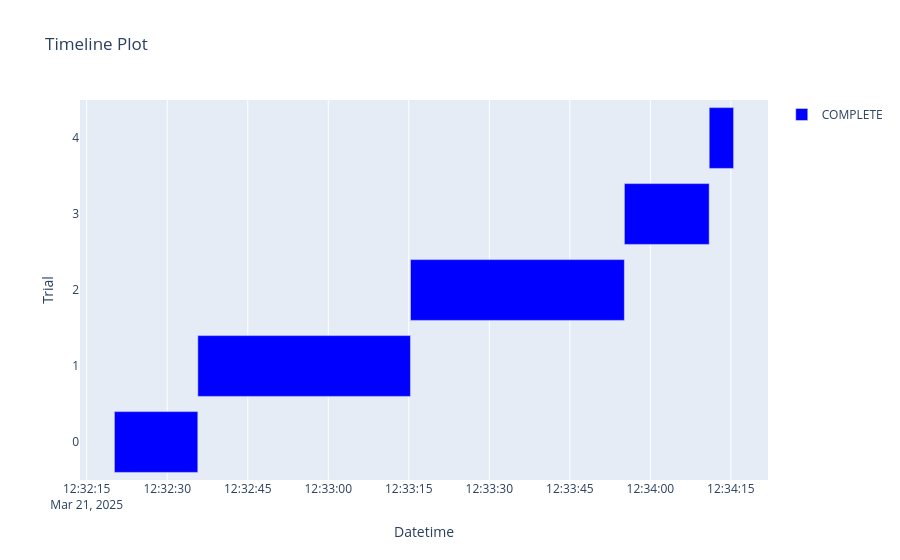

The code cell stored with this chart in its notebook:
### Code cell
fig_timeline = optuna.visualization.plot_timeline(studyNN)
show(fig_timeline)

### Figure 1 — Plotly figure (JSON) as saved in the notebook; plotly's stock layout.template omitted (floating-point values rounded to 4 significant figures)
{"data": [{"base": ["2025-03-21T12:32:20.160361", "2025-03-21T12:32:35.699390", "2025-03-21T12:33:15.313720", "2025-03-21T12:33:55.160023", "2025-03-21T12:34:10.960031"], "hovertemplate": "%{text}<extra>COMPLETE</extra>", "marker": {"color": "blue"}, "name": "COMPLETE", "orientation": "h", "text": ["{<br>  \"number\": 0,<br>  \"values\": [<br>    0.014335024170577526<br>  ],<br>  \"params\": {<br>    \"hid_size_1\": 350,<br>    \"hid_size_2\": 200,<br>    \"hid_size_3\": 90,<br>    \"slope\": 0.4337571092905082,<br>    \"lr\": 0.053622061731279556,<br>    \"epo\": 230<br>  }<br>}", "{<br>  \"number\": 1,<br>  \"values\": [<br>    0.01633673533797264<br>  ],<br>  \"params\": {<br>    \"hid_size_1\": 850,<br>    \"hid_size_2\": 250,<br>    \"hid_size_3\": 230,<br>    \"slope\": 0.0038560713283951045,<br>    \"lr\": 0.0018983144123217283,<br>    \"epo\": 440<br>  }<br>}", "{<br>  \"number\": 2,<br>  \"values\": [<br>    0.014356303960084915<br>  ],<br>  \"params\": {<br>    \"hid_size_1\": 900,<br>    \"hid_size_2\": 150,<br>    \"hid_size_3\": 100,<br>    \"slope\": 0.004134715457646751,<br>    \"lr\": 5.9624867594064235e-05,<br>    \"epo\": 500<br>  }<br>}", "{<br>  \"number\": 3,<br>  \"values\": [<br>    0.011940831318497658<br>  ],<br>  \"params\": {<br>    \"hid_size_1\": 600,<br>    \"hid_size_2\": 50,<br>    \"hid_size_3\": 160,<br>    \"slope\": 0.3557243619953436,<br>    \"lr\": 0.00023997856209137907,<br>    \"epo\": 240<br>  }<br>}", "{<br>  \"number\": 4,<br>  \"values\": [<br>    0.01873314380645752<br>  ],<br>  \"params\": {<br>    \"hid_size_1\": 650,<br>    \"hid_size_2\": 250,<br>    \"hid_size_3\": 180,<br>    \"slope\": 0.002505578441621958,<br>    \"lr\": 0.00011875658839097974,<br>    \"epo\": 50<br>  }<br>}"], "textposition": "none", "type": "bar", "x": [15540.0, 39610.0, 39850.0, 15800.0, 4545.0], "y": [0, 1, 2, 3, 4]}], "layout": {"showlegend": true, "title": {"text": "Timeline Plot"}, "xaxis": {"title": {"text": "Datetime"}, "type": "date"}, "yaxis": {"title": {"text": "Trial"}}}}
